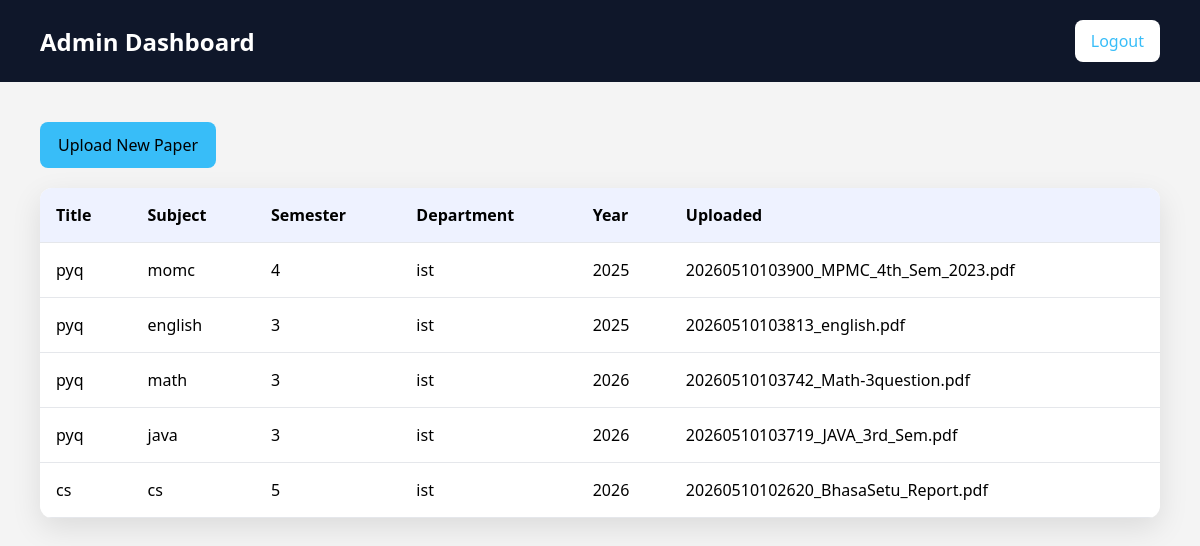
The app's page /admin/dashboard (signed in) with its own data.
### tables this page shows
CREATE TABLE papers (
                id INTEGER PRIMARY KEY AUTOINCREMENT,
                title TEXT NOT NULL,
                subject TEXT,
                semester TEXT,
                department TEXT,
                year TEXT,
                filename TEXT NOT NULL,
                uploaded_at TIMESTAMP DEFAULT CURRENT_TIMESTAMP
            );

### app.py (the view)
@app.route("/admin/dashboard")
def admin_dashboard():
    if not session.get("admin_logged_in"):
        return redirect(url_for("admin_login"))
    papers = query_papers()
    return render_template("admin_dashboard.html", papers=papers)

### app.py (called while the page is built)
def get_db():
    conn = sqlite3.connect(DATABASE_PATH)
    conn.row_factory = sqlite3.Row
    return conn

### templates/admin_dashboard.html (shortened to what this page needs)
<!DOCTYPE html>
<html lang="en">
<head>
</head>
<body>
<header>
    <h1>Admin Dashboard</h1>
    <a href="/logout">Logout</a>
</header>
<main>
    <div class="actions">
        <a href="/admin/upload">Upload New Paper</a>
    </div>
    <div class="table-wrap">
        <table>
            <thead>
                <tr>
                    <th>Title</th>
                    <th>Subject</th>
                    <th>Semester</th>
                    <th>Department</th>
                    <th>Year</th>
                    <th>Uploaded</th>
                </tr>
            </thead>
            <tbody>
                {% for paper in papers %}
                <tr>
                    <td>{{ paper.title }}</td>
                    <td>{{ paper.subject }}</td>
                    <td>{{ paper.semester }}</td>
                    <td>{{ paper.department }}</td>
                    <td>{{ paper.year }}</td>
                    <td>{{ paper.filename }}</td>
                </tr>
                {% else %}
                <tr>
                    <td colspan="6">No papers uploaded yet.</td>
                </tr>
                {% endfor %}
            </tbody>
        </table>
    </div>
</main>
</body>
</html>

### templates/admin_dashboard.html (style rules this page uses)
* { margin: 0; padding: 0; box-sizing: border-box; font-family: 'Segoe UI', sans-serif; }
body { background: #f4f4f4; }
header { background: #0f172a; padding: 20px 40px; color: white; display: flex; justify-content: space-between; align-items: center; }
header h1 { font-size: 24px; }
header a { color: #38bdf8; text-decoration: none; background: white; padding: 10px 16px; border-radius: 8px; }
main { padding: 40px; }
.actions { margin-bottom: 20px; }
.actions a { display: inline-block; background: #38bdf8; color: black; padding: 12px 18px; border-radius: 8px; text-decoration: none; margin-right: 10px; }
.table-wrap { overflow-x: auto; background: white; border-radius: 12px; box-shadow: 0 10px 30px rgba(0,0,0,0.1); }
table { width: 100%; border-collapse: collapse; }
th, td { padding: 16px; text-align: left; border-bottom: 1px solid #e5e7eb; }
th { background: #eef2ff; }

### records on screen
papers: title "pyq", subject "momc", semester "4", department "ist", year "2025", filename "20260510103900_MPMC_4th_Sem_2023.pdf"
papers: title "pyq", subject "english", semester "3", department "ist", year "2025", filename "20260510103813_english.pdf"
papers: title "pyq", subject "math", semester "3", department "ist", year "2026", filename "20260510103742_Math-3question.pdf"
papers: title "pyq", subject "java", semester "3", department "ist", year "2026", filename "20260510103719_JAVA_3rd_Sem.pdf"
papers: title "cs", subject "cs", semester "5", department "ist", year "2026", filename "20260510102620_BhasaSetu_Report.pdf"
